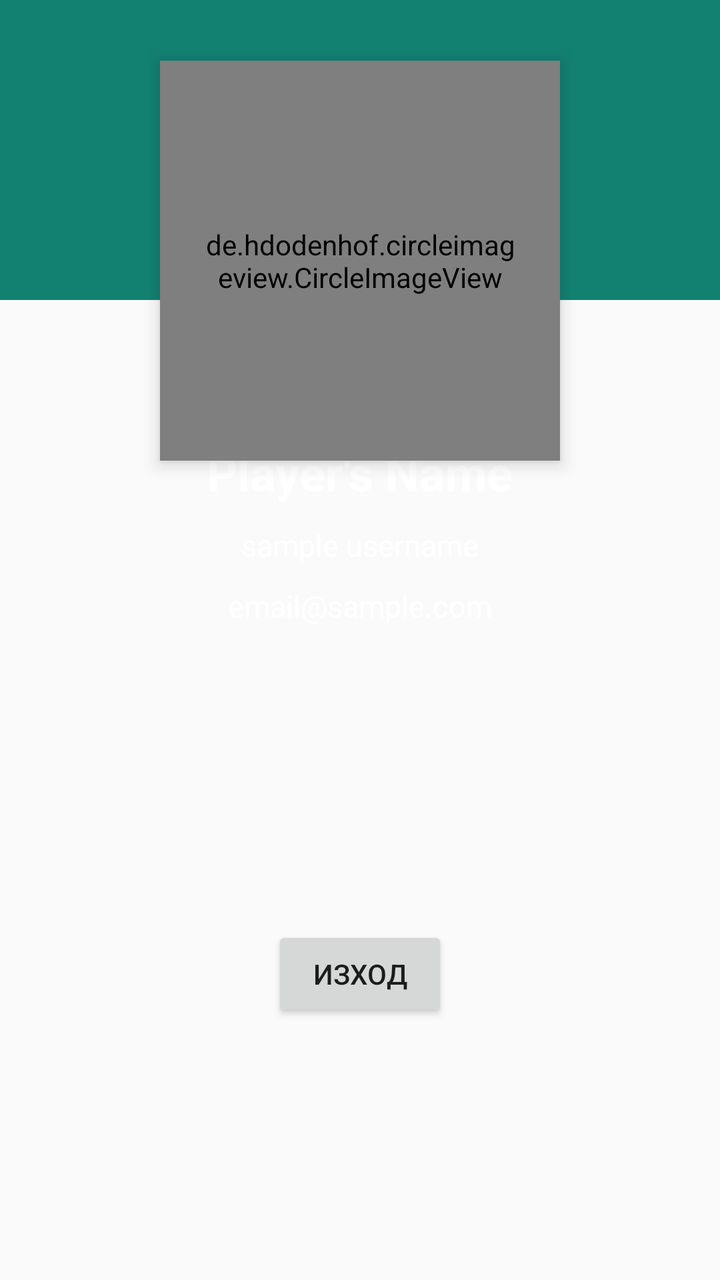
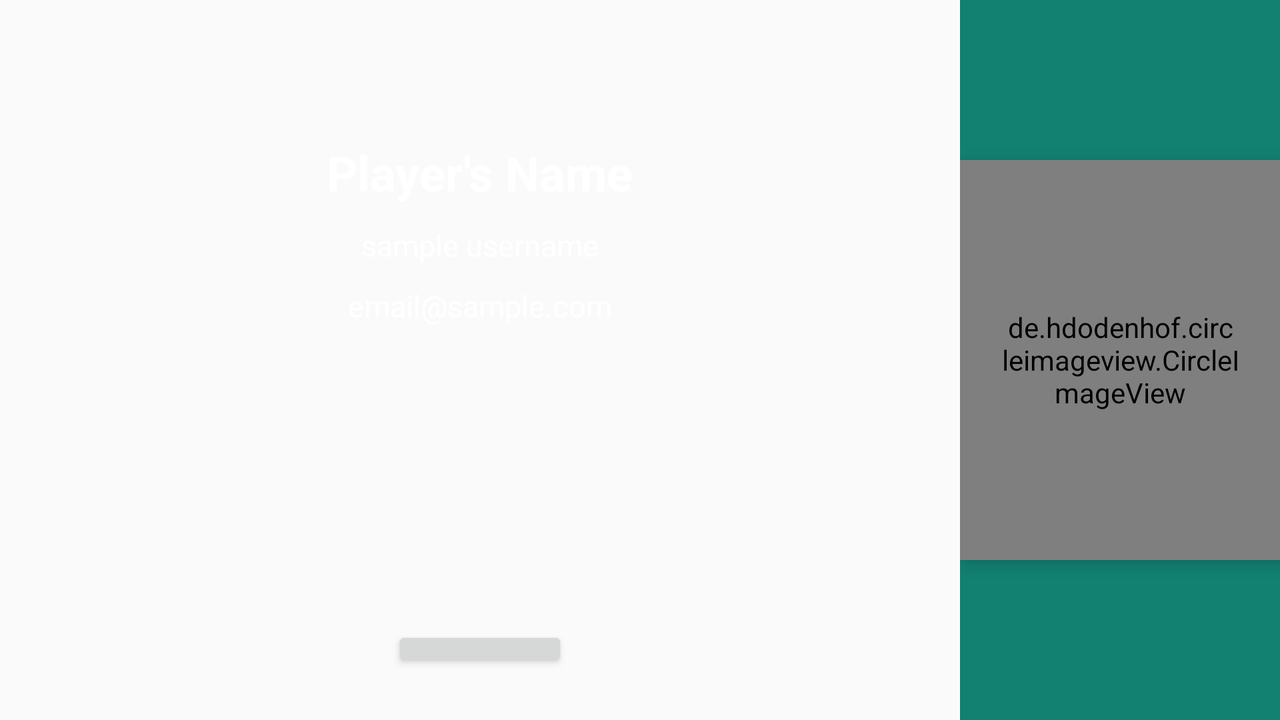

The same Android screen from two of the app's own layout files: first res/layout/ as a phone draws it, then the repository's variant for another configuration, drawn on a device whose configuration selects that folder. Both files follow.
<!-- AndroidManifest.xml: application theme AppTheme -->
<!-- res/layout/fragment_profile.xml -->
<?xml version="1.0" encoding="utf-8"?>
<RelativeLayout xmlns:android="http://schemas.android.com/apk/res/android"
    xmlns:app="http://schemas.android.com/apk/res-auto"
    android:layout_width="match_parent"
    android:layout_height="match_parent">

    <RelativeLayout
        android:id="@+id/layout"
        android:layout_width="match_parent"
        android:layout_height="match_parent">


        <ImageView
            android:id="@+id/header"
            android:layout_width="match_parent"
            android:layout_height="150dp"
            android:background="?attr/selectableItemBackgroundBorderless"
            android:src="@color/mint"/>

        <de.hdodenhof.circleimageview.CircleImageView
            android:id="@+id/profile_image"
            android:layout_width="200dp"
            android:layout_height="200dp"
            android:layout_below="@+id/header"
            android:layout_centerHorizontal="true"
            android:layout_marginTop="-120dp"
            android:elevation="5dp"
            android:padding="20dp"
            android:scaleType="centerCrop"
            android:src="@drawable/bg_vertical"
            app:civ_border_color="#FFFFFFFF"
            app:civ_border_width="3dp" />

        <RelativeLayout
            android:id="@+id/profile_layout"
            android:layout_width="match_parent"
            android:layout_height="wrap_content"
            android:layout_below="@+id/header"
            android:elevation="4dp"
            android:paddingBottom="24dp">


            <TextView
                android:id="@+id/full_name"
                android:layout_width="wrap_content"
                android:layout_height="wrap_content"
                android:layout_centerHorizontal="true"
                android:layout_marginTop="70dp"
                android:text="Player's Name"
                android:textColor="#fff"
                android:textSize="24sp"
                android:textStyle="bold" />

            <TextView
                android:id="@+id/username"
                android:layout_width="wrap_content"
                android:layout_height="wrap_content"
                android:layout_below="@id/full_name"
                android:layout_centerHorizontal="true"
                android:layout_marginTop="10dp"
                android:text="sample username"
                android:textColor="@android:color/white"
                android:textSize="15sp" />

            <TextView
                android:id="@+id/email"
                android:layout_width="wrap_content"
                android:layout_height="wrap_content"
                android:layout_below="@id/username"
                android:layout_centerHorizontal="true"
                android:layout_marginTop="10dp"
                android:text="email@sample.com"
                android:textColor="@android:color/white"
                android:textSize="15sp" />

            <Button
                android:id="@+id/sign_out_button"
                android:layout_width="wrap_content"
                android:layout_height="wrap_content"
                android:layout_below="@id/email"
                android:layout_centerHorizontal="true"
                android:layout_marginTop="150dp"
                android:text="Изход" />
        </RelativeLayout>

    </RelativeLayout>
</RelativeLayout>
<!-- resources referenced by this layout -->
<resources>
  <color name="mint">#128172</color>
  <!-- drawable bg_vertical: png bitmap (drawable, 549517 bytes) -->
  <style name="AppTheme" parent="Theme.AppCompat.Light.NoActionBar">
          
          <item name="colorPrimary">@color/colorPrimary</item>
          <item name="colorPrimaryDark">@color/colorPrimaryDark</item>
          <item name="colorAccent">@color/colorAccent</item>
      </style>
  <color name="colorPrimary">#2D2F3C</color>
  <color name="colorPrimaryDark">#030516</color>
  <color name="colorAccent">#565866</color>
</resources>
<!-- res/layout-land/fragment_profile.xml (the repository's variant of the layout above) -->
<!-- drawn on the phone turned sideways -->
<?xml version="1.0" encoding="utf-8"?>
<RelativeLayout xmlns:android="http://schemas.android.com/apk/res/android"
    xmlns:app="http://schemas.android.com/apk/res-auto"
    android:layout_width="match_parent"
    android:layout_height="match_parent">

    <LinearLayout
        android:id="@+id/layout"
        android:layout_width="match_parent"
        android:layout_height="match_parent"
        android:orientation="horizontal">


        <RelativeLayout
            android:id="@+id/profile_layout"
            android:layout_width="0dp"
            android:layout_height="match_parent"
            android:layout_below="@+id/header"
            android:layout_weight="6"
            android:elevation="4dp"
            android:paddingBottom="24dp">


            <TextView
                android:id="@+id/full_name"
                android:layout_width="wrap_content"
                android:layout_height="wrap_content"
                android:layout_centerHorizontal="true"
                android:layout_marginTop="70dp"
                android:text="Player's Name"
                android:textColor="#fff"
                android:textSize="24sp"
                android:textStyle="bold" />

            <TextView
                android:id="@+id/username"
                android:layout_width="wrap_content"
                android:layout_height="wrap_content"
                android:layout_below="@id/full_name"
                android:layout_centerHorizontal="true"
                android:layout_marginTop="10dp"
                android:text="sample username"
                android:textColor="@android:color/white"
                android:textSize="15sp" />

            <TextView
                android:id="@+id/email"
                android:layout_width="wrap_content"
                android:layout_height="wrap_content"
                android:layout_below="@id/username"
                android:layout_centerHorizontal="true"
                android:layout_marginTop="10dp"
                android:text="email@sample.com"
                android:textColor="@android:color/white"
                android:textSize="15sp" />

            <Button
                android:id="@+id/sign_out_button"
                android:layout_width="wrap_content"
                android:layout_height="wrap_content"
                android:layout_below="@id/email"
                android:layout_centerHorizontal="true"
                android:layout_marginTop="150dp"
                android:text="Изход" />
        </RelativeLayout>

        <RelativeLayout
            android:layout_width="0dp"
            android:layout_height="match_parent"
            android:layout_weight="2">

            <de.hdodenhof.circleimageview.CircleImageView
                android:id="@+id/profile_image"
                android:layout_width="200dp"
                android:layout_height="200dp"
                android:layout_marginTop="80dp"
                android:elevation="5dp"
                android:padding="20dp"
                android:scaleType="centerCrop"
                android:src="@drawable/bg_vertical"
                app:civ_border_color="#FFFFFFFF"
                app:civ_border_width="3dp" />

            <ImageView
                android:id="@+id/header"
                android:layout_width="match_parent"
                android:layout_height="match_parent"
                android:background="?attr/selectableItemBackgroundBorderless"
                android:src="@color/mint" />
        </RelativeLayout>


    </LinearLayout>
</RelativeLayout>
